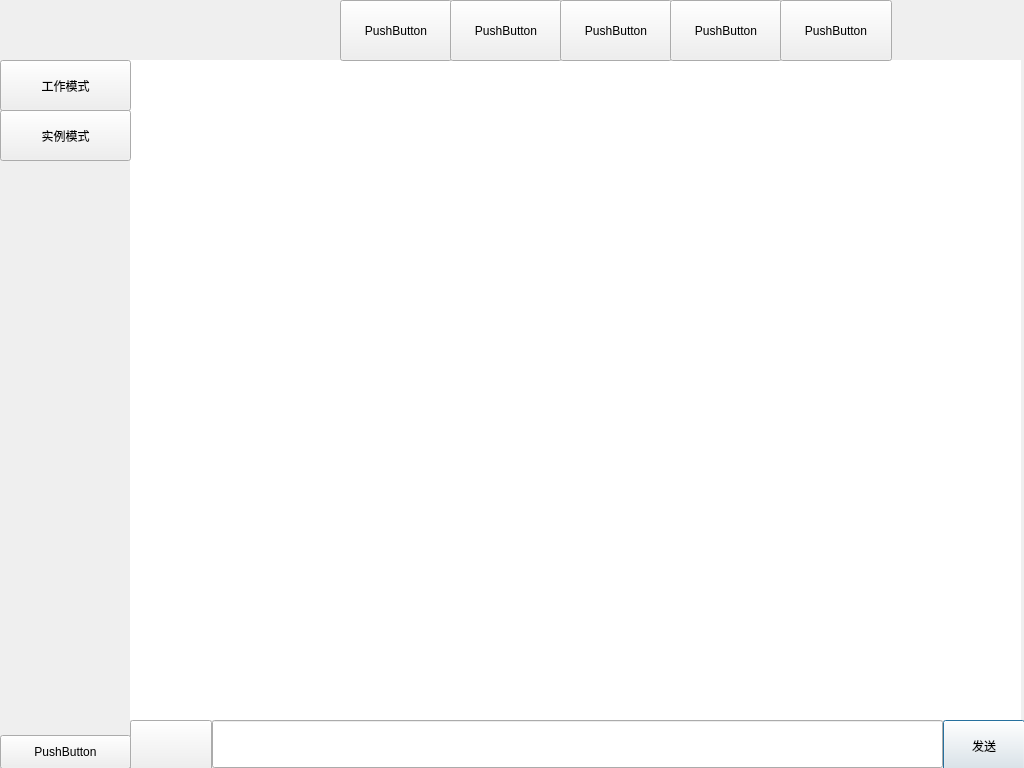
<?xml version="1.0" encoding="UTF-8"?>
<ui version="4.0">
 <class>Dialog</class>
 <widget class="QDialog" name="Dialog">
  <property name="geometry">
   <rect>
    <x>0</x>
    <y>0</y>
    <width>1024</width>
    <height>768</height>
   </rect>
  </property>
  <property name="windowTitle">
   <string>Dialog</string>
  </property>
  <property name="styleSheet">
   <string notr="true"/>
  </property>
  <widget class="QLabel" name="head">
   <property name="geometry">
    <rect>
     <x>0</x>
     <y>0</y>
     <width>111</width>
     <height>61</height>
    </rect>
   </property>
   <property name="text">
    <string/>
   </property>
  </widget>
  <widget class="QLabel" name="account">
   <property name="geometry">
    <rect>
     <x>123</x>
     <y>21</y>
     <width>101</width>
     <height>41</height>
    </rect>
   </property>
   <property name="styleSheet">
    <string notr="true">font: 12pt &quot;萝莉体 第二版&quot;;
color: rgb(102, 204, 255);</string>
   </property>
   <property name="text">
    <string/>
   </property>
  </widget>
  <widget class="QLabel" name="label_2">
   <property name="geometry">
    <rect>
     <x>130</x>
     <y>60</y>
     <width>891</width>
     <height>660</height>
    </rect>
   </property>
   <property name="styleSheet">
    <string notr="true">background-color: rgb(255, 255, 255);</string>
   </property>
   <property name="text">
    <string/>
   </property>
  </widget>
  <widget class="QLineEdit" name="lineEdit">
   <property name="geometry">
    <rect>
     <x>212</x>
     <y>720</y>
     <width>731</width>
     <height>48</height>
    </rect>
   </property>
  </widget>
  <widget class="QPushButton" name="send">
   <property name="geometry">
    <rect>
     <x>943</x>
     <y>720</y>
     <width>82</width>
     <height>51</height>
    </rect>
   </property>
   <property name="text">
    <string>发送</string>
   </property>
  </widget>
  <widget class="QPushButton" name="voice">
   <property name="geometry">
    <rect>
     <x>130</x>
     <y>720</y>
     <width>82</width>
     <height>51</height>
    </rect>
   </property>
   <property name="text">
    <string/>
   </property>
  </widget>
  <widget class="QPushButton" name="workmode">
   <property name="geometry">
    <rect>
     <x>0</x>
     <y>60</y>
     <width>131</width>
     <height>51</height>
    </rect>
   </property>
   <property name="text">
    <string>工作模式</string>
   </property>
  </widget>
  <widget class="QPushButton" name="livemode">
   <property name="geometry">
    <rect>
     <x>0</x>
     <y>110</y>
     <width>131</width>
     <height>51</height>
    </rect>
   </property>
   <property name="text">
    <string>实例模式</string>
   </property>
  </widget>
  <widget class="QPushButton" name="setting">
   <property name="geometry">
    <rect>
     <x>0</x>
     <y>735</y>
     <width>131</width>
     <height>34</height>
    </rect>
   </property>
   <property name="text">
    <string>PushButton</string>
   </property>
  </widget>
  <widget class="QPushButton" name="function1">
   <property name="geometry">
    <rect>
     <x>340</x>
     <y>0</y>
     <width>112</width>
     <height>61</height>
    </rect>
   </property>
   <property name="text">
    <string>PushButton</string>
   </property>
  </widget>
  <widget class="QPushButton" name="function2">
   <property name="geometry">
    <rect>
     <x>450</x>
     <y>0</y>
     <width>112</width>
     <height>61</height>
    </rect>
   </property>
   <property name="text">
    <string>PushButton</string>
   </property>
  </widget>
  <widget class="QPushButton" name="function3">
   <property name="geometry">
    <rect>
     <x>560</x>
     <y>0</y>
     <width>112</width>
     <height>61</height>
    </rect>
   </property>
   <property name="text">
    <string>PushButton</string>
   </property>
  </widget>
  <widget class="QPushButton" name="function4">
   <property name="geometry">
    <rect>
     <x>670</x>
     <y>0</y>
     <width>112</width>
     <height>61</height>
    </rect>
   </property>
   <property name="text">
    <string>PushButton</string>
   </property>
  </widget>
  <widget class="QPushButton" name="more">
   <property name="geometry">
    <rect>
     <x>780</x>
     <y>0</y>
     <width>112</width>
     <height>61</height>
    </rect>
   </property>
   <property name="text">
    <string>PushButton</string>
   </property>
  </widget>
 </widget>
 <resources>
  <include location="123.qrc"/>
 </resources>
 <connections/>
</ui>
